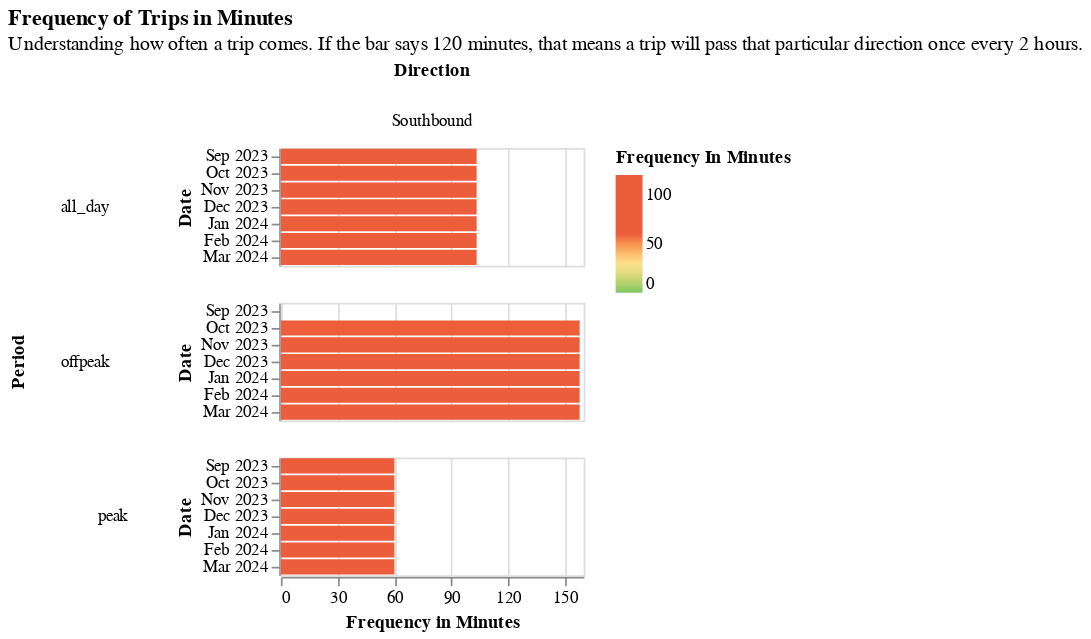

Notebook source saved alongside this figure:
### Markdown cell above
#### Frequency
* Add specific direction into tooltip (for all the graphs)

### Code cell
(
    section2_utils.frequency_chart(df)
    .add_params(xcol_param)
    .transform_filter(xcol_param)
)
